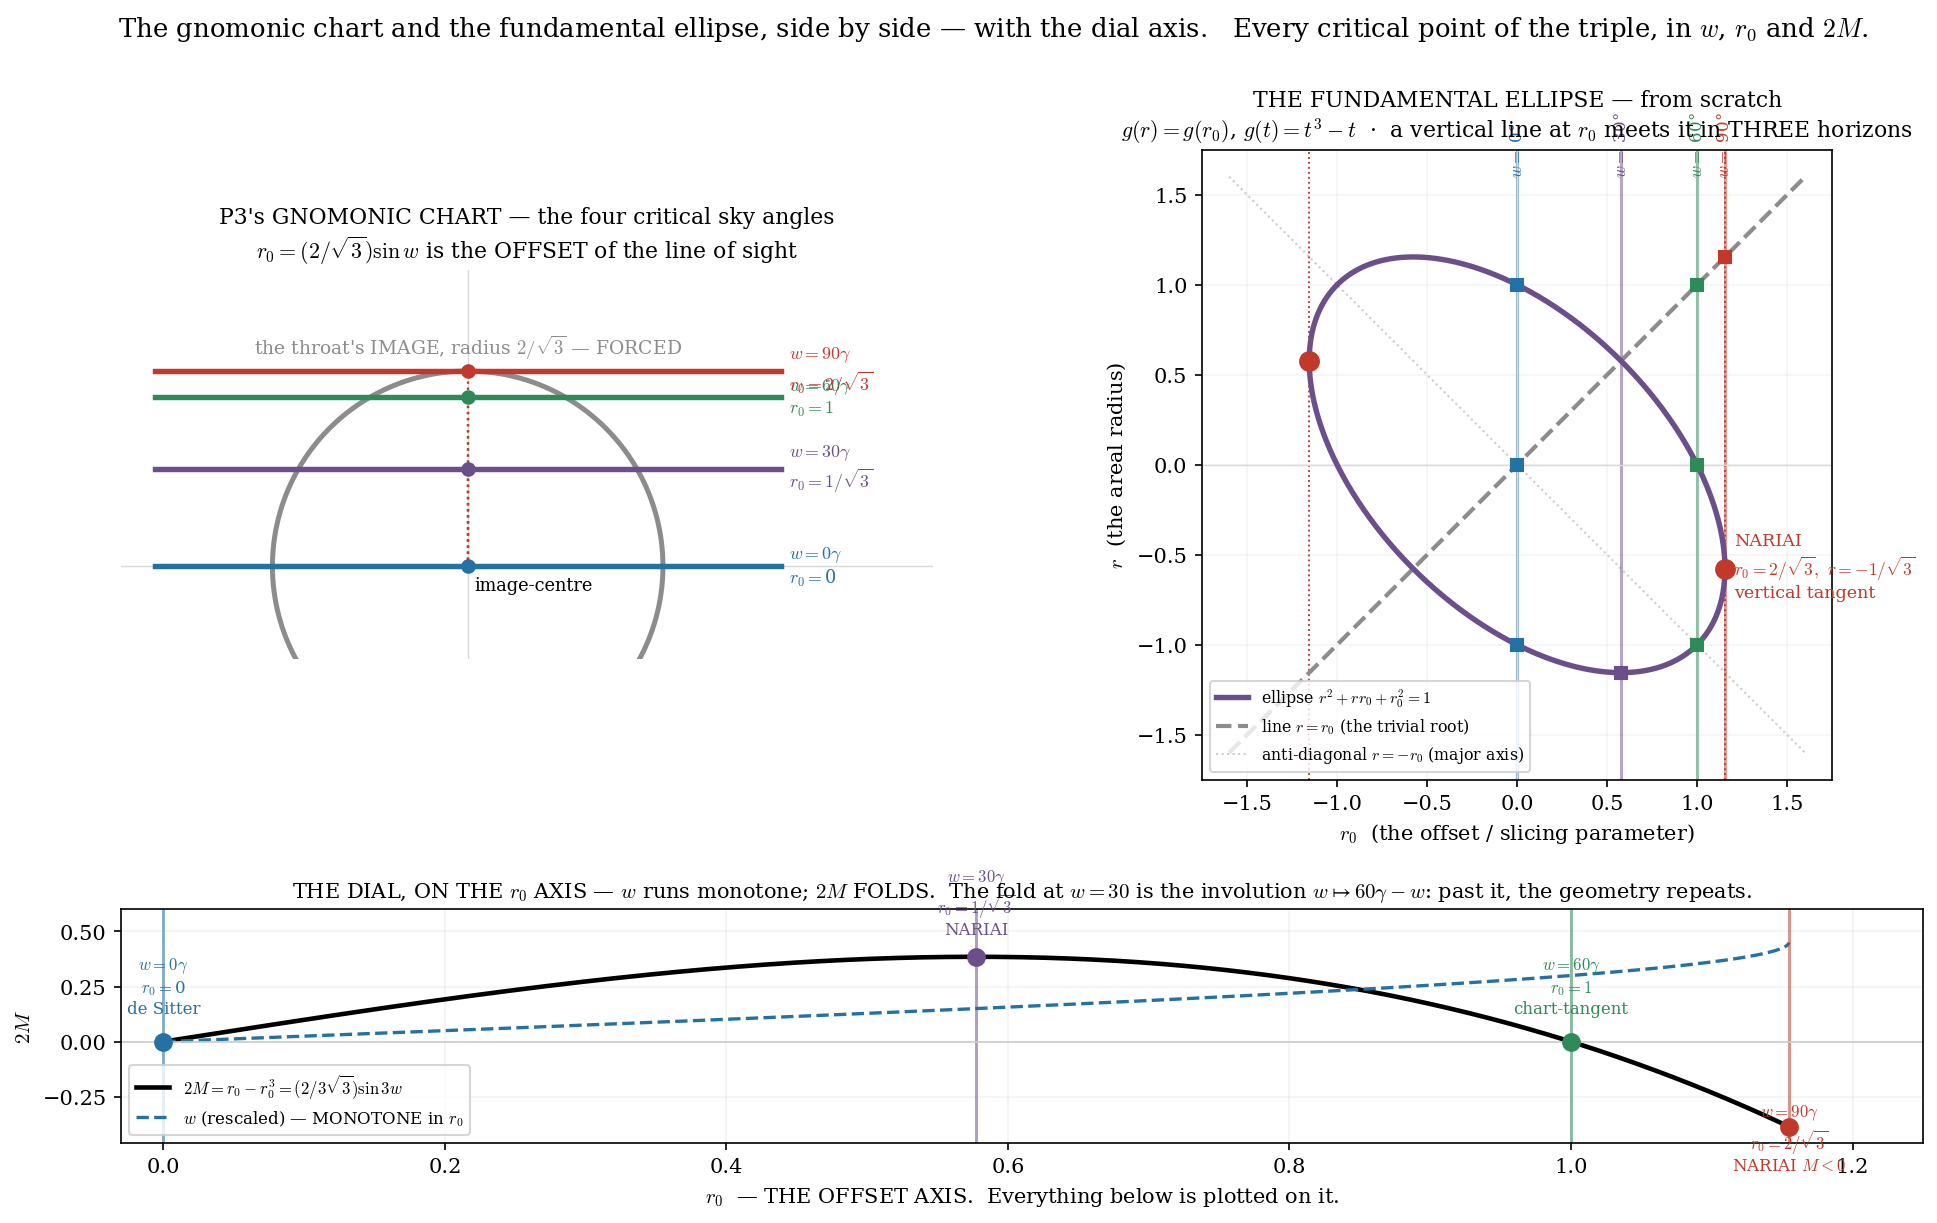

Here is the Python script that generated this plot:
"""
THE OVERHEAD AND THE ELLIPSE, SIDE BY SIDE (r1108). Daryl's ask:

  "Take the top-left figure from the overhead and work with it. PLOT r0 VALUES AT THOSE
   POINTS THAT ARE DRAWN THERE. At each of those points. And CREATE THE FUNDAMENTAL
   ELLIPSE FROM SCRATCH. Reproduce it faithfully. Side by side, and we are going to ADD
   IN THE DIAL AXIS along with the r0 axis... And could they all be plotted on the r0
   axis and not just r0?"

THE PARAMETERS, from P3 at source (sec:projection, sec:family, sec:ellipse):
    alpha   the throat radius, sqrt(3/Lambda). THE GAUGE. Set to 1.
    w       THE SKY ANGLE -- the line of sight's angle from the image-centre, on the
            observer's celestial sphere. ** THE DIAL. **
    r0      THE OFFSET, in the GNOMONIC CHART:  r0 = (2/sqrt3) sin w.
            "a value of the areal radius r -- one of the three roots -- not an angle".
    2M      = r0 - r0^3 = (2/(3 sqrt3)) sin 3w.
    r       THE AREAL RADIUS -- Daryl: "a parametric length along the slice".
    rho     the charting distance = sqrt7/2 ; theta = arcsin(1/rho) the true angular radius.

** THE CROSSED WIRE, FOUND: ** P3's chart has the throat's IMAGE at radius 2/sqrt3 =
1.1547 -- "FORCED by the requirement that the horizon relation linearise to the pure
triple-angle". p3_overhead.py draws the throat at radius 1. ** TWO DIFFERENT PLANES:
the EMBEDDING overhead (throat at alpha) and the GNOMONIC CHART (throat's image at
2/sqrt3). r0 lives in the chart. My `d` lived in the embedding. ONE SYMBOL, TWO PLANES. **

This script does not paper over it. It plots BOTH and lets the figure show it.
"""
import numpy as np, matplotlib
matplotlib.use('Agg')
import matplotlib.pyplot as plt

plt.rcParams.update({'font.family': 'serif', 'font.size': 10, 'mathtext.fontset': 'cm'})
BLUE, RED = '#2471a3', '#c0392b'
PURPLE = '#6b4f8a'; GREY = '0.55'
S3 = np.sqrt(3)

# ---------- P3's dictionary, verbatim ----------
r0_of_w = lambda w: (2/S3)*np.sin(np.radians(w))
M2_of_w = lambda w: (2/(3*S3))*np.sin(np.radians(3*w))
M2_of_r0 = lambda r0: r0 - r0**3
R_IMG = 2/S3                                  # the throat's IMAGE radius. FORCED.

# ---------- the four critical dial angles ----------
CRIT = [(0,  'de Sitter\n$2M=0$',            '0'),
        (30, 'NARIAI\n$2M=+2/3\\sqrt{3}$',   '$1/\\sqrt{3}$'),
        (60, 'chart-tangent\n$2M=0$',        '$1$'),
        (90, 'NARIAI $M<0$\n$2M=-2/3\\sqrt{3}$', '$2/\\sqrt{3}$')]

fig = plt.figure(figsize=(15.5, 8.6))
gs = fig.add_gridspec(2, 2, height_ratios=[3.1, 1.15], hspace=0.30, wspace=0.22)

# =====================================================================
# LEFT — the GNOMONIC CHART, drawn to P3's own scale
# =====================================================================
axL = fig.add_subplot(gs[0, 0]); axL.set_aspect('equal')
th = np.linspace(0, 2*np.pi, 400)
axL.plot(R_IMG*np.cos(th), R_IMG*np.sin(th), color=GREY, lw=2.4, zorder=3)
axL.text(0, R_IMG+0.10, "the throat's IMAGE, radius $2/\\sqrt{3}$ — FORCED", ha='center',
         fontsize=9, color=GREY)
axL.plot(0, 0, 'o', color='k', ms=5, zorder=6)
axL.text(0.04, -0.14, 'image-centre', fontsize=8.5)

# the lines of sight at the four critical w, each at offset r0 from the centre
for w, lab, r0lab in CRIT:
    r0 = r0_of_w(w)
    col = {0: BLUE, 30: PURPLE, 60: '#2e8b57', 90: RED}[w]
    # a chord at perpendicular offset r0, normal along +y  (offset measured from centre)
    xs = np.linspace(-1.85, 1.85, 2)
    axL.plot(xs, [r0, r0], color=col, lw=2.6, zorder=4)
    axL.plot([0, 0], [0, r0], color=col, lw=1.1, ls=':', zorder=4)
    axL.plot(0, r0, 'o', color=col, ms=6, zorder=6)
    axL.text(1.90, r0, f'$w={w}°$\n$r_0=${r0lab}', fontsize=8.6, color=col, va='center')
axL.axhline(0, color='0.85', lw=0.7, zorder=1); axL.axvline(0, color='0.85', lw=0.7, zorder=1)
axL.set_xlim(-2.05, 2.75); axL.set_ylim(-0.55, 1.75); axL.axis('off')
axL.set_title("P3's GNOMONIC CHART — the four critical sky angles\n"
              "$r_0=(2/\\sqrt{3})\\sin w$ is the OFFSET of the line of sight", fontsize=10.5)

# =====================================================================
# RIGHT — THE FUNDAMENTAL ELLIPSE, from scratch
# =====================================================================
axR = fig.add_subplot(gs[0, 1]); axR.set_aspect('equal')
# the locus g(r) = g(r0)  <=>  (r - r0)(r^2 + r r0 + r0^2 - 1) = 0
t = np.linspace(0, 2*np.pi, 600)
# ellipse r^2 + r r0 + r0^2 = 1 : eigen-decomposition, semi-axes sqrt2 (anti-diag), sqrt(2/3) (diag)
u = np.sqrt(2)*np.cos(t); v = np.sqrt(2/3)*np.sin(t)          # along (1,-1)/sqrt2 and (1,1)/sqrt2
ex = (u*1/np.sqrt(2) + v*1/np.sqrt(2)); ey = (-u*1/np.sqrt(2) + v*1/np.sqrt(2))
axR.plot(ex, ey, color=PURPLE, lw=2.6, zorder=4, label='ellipse $r^2+rr_0+r_0^2=1$')
lin = np.linspace(-1.6, 1.6, 2)
axR.plot(lin, lin, color=GREY, lw=2.0, ls='--', zorder=3, label='line $r=r_0$ (the trivial root)')
axR.plot(lin, -lin, color='0.8', lw=1.0, ls=':', zorder=2, label='anti-diagonal $r=-r_0$ (major axis)')

# Nariai = the ellipse's VERTICAL TANGENTS, at r0 = +-2/sqrt3, r = -+1/sqrt3
for sgn in (+1, -1):
    axR.plot(sgn*2/S3, -sgn/S3, 'o', color=RED, ms=9, zorder=7)
    axR.axvline(sgn*2/S3, color=RED, lw=0.9, ls=':', zorder=2)
axR.text(2/S3+0.05, -1/S3-0.16, 'NARIAI\n$r_0=2/\\sqrt{3},\\ r=-1/\\sqrt{3}$\nvertical tangent',
         fontsize=8.4, color=RED)

# the four critical r0's as vertical lines, and their three horizons
for w, lab, r0lab in CRIT:
    r0 = r0_of_w(w); col = {0: BLUE, 30: PURPLE, 60: '#2e8b57', 90: RED}[w]
    axR.axvline(r0, color=col, lw=1.5, alpha=0.5, zorder=2)
    roots = np.roots([1, 0, -1, M2_of_w(w)])
    for rt in roots:
        if abs(rt.imag) < 1e-9:
            axR.plot(r0, rt.real, 's', color=col, ms=5.5, zorder=6)
    axR.text(r0, 1.62, f'$w=$ {w}°', fontsize=8, color=col, ha='center', rotation=90)
axR.axhline(0, color='0.85', lw=0.7); axR.axvline(0, color='0.85', lw=0.7)
axR.set_xlabel('$r_0$  (the offset / slicing parameter)'); axR.set_ylabel('$r$  (the areal radius)')
axR.set_xlim(-1.75, 1.75); axR.set_ylim(-1.75, 1.75)
axR.legend(fontsize=7.6, loc='lower left'); axR.grid(alpha=0.12)
axR.set_title("THE FUNDAMENTAL ELLIPSE — from scratch\n"
              "$g(r)=g(r_0)$, $g(t)=t^3-t$  ·  a vertical line at $r_0$ meets it in THREE horizons",
              fontsize=10.5)

# =====================================================================
# BOTTOM — THE DIAL AXIS: everything on r0, and everything on w
# =====================================================================
axD = fig.add_subplot(gs[1, :])
ws = np.linspace(0, 90, 900); r0s = r0_of_w(ws)
axD.plot(r0s, M2_of_w(ws), color='k', lw=2.2, label='$2M=r_0-r_0^3=(2/3\\sqrt{3})\\sin 3w$')
axD.plot(r0s, ws/90*0.45, color=BLUE, lw=1.6, ls='--', label='$w$ (rescaled) — MONOTONE in $r_0$')
for w, lab, r0lab in CRIT:
    r0 = r0_of_w(w); col = {0: BLUE, 30: PURPLE, 60: '#2e8b57', 90: RED}[w]
    axD.axvline(r0, color=col, lw=1.4, alpha=0.55)
    axD.plot(r0, M2_of_w(w), 'o', color=col, ms=8, zorder=6)
    axD.annotate(f'$w={w}°$\n$r_0=${r0lab}\n{lab.splitlines()[0]}', xy=(r0, M2_of_w(w)),
                 xytext=(r0, M2_of_w(w) + (0.13 if w in (0, 60) else (0.10 if w == 30 else -0.20))),
                 ha='center', fontsize=8, color=col)
axD.axhline(0, color='0.8', lw=0.8)
axD.set_xlabel('$r_0$  — THE OFFSET AXIS.  Everything below is plotted on it.')
axD.set_ylabel('$2M$')
axD.set_xlim(-0.03, 1.25); axD.set_ylim(-0.46, 0.60)
axD.legend(fontsize=8, loc='lower left'); axD.grid(alpha=0.14)
axD.set_title("THE DIAL, ON THE $r_0$ AXIS — $w$ runs monotone; $2M$ FOLDS.  "
              "The fold at $w=30$ is the involution $w\\mapsto 60°-w$: past it, the geometry repeats.",
              fontsize=10)

fig.suptitle("The gnomonic chart and the fundamental ellipse, side by side — with the dial axis.   "
             "Every critical point of the triple, in $w$, $r_0$ and $2M$.", fontsize=12.5, y=0.985)
plt.savefig('p3_chart_vs_ellipse.pdf', bbox_inches='tight')
plt.savefig('p3_chart_vs_ellipse.png', dpi=150, bbox_inches='tight')
print("wrote p3_chart_vs_ellipse.pdf / .png")

# =====================================================================
print()
print("="*78)
print("THE NUMBERS — every critical point, in every parameter")
print("="*78)
print(f"  {'w':>4} {'r0=(2/sq3)sin w':>17} {'2M=r0-r0^3':>12} {'2M=(2/3sq3)sin3w':>18} {'agree?':>7}   the three horizons r")
for w, lab, _ in CRIT:
    r0 = r0_of_w(w); a_ = M2_of_r0(r0); b_ = M2_of_w(w)
    roots = np.sort_complex(np.roots([1, 0, -1, b_]))
    rs = ', '.join(f'{x.real:+.4f}' if abs(x.imag) < 1e-9 else f'{x.real:+.3f}{x.imag:+.3f}i' for x in roots)
    print(f"  {w:>4} {r0:>17.6f} {a_:>12.6f} {b_:>18.6f} {str(np.isclose(a_,b_)):>7}   {rs}")
print()
print("  >> ** 2M = r0 - r0^3 AND 2M = (2/3sqrt3) sin 3w AGREE AT EVERY CRITICAL POINT. **")
print("     The two formulae are one formula; the triple angle is r0's cubic, in the sky.")
print()
print("="*78)
print("CAN EVERYTHING GO ON THE r0 AXIS?  — Daryl's question, answered")
print("="*78)
mono = np.all(np.diff(r0_of_w(np.linspace(0, 90, 500))) > 0)
print(f"  is r0 MONOTONE in w on [0,90]?  {mono}   -> ** YES: w and r0 are interchangeable axes. **")
print(f"  is 2M monotone in r0?           False -> it PEAKS at w=30 and returns to 0 at w=60.")
print()
print("  ** SO: w, r0 are ONE axis (monotone, invertible). 2M is a FOLDED function ON that axis. **")
print("     And the fold IS the degeneracy Daryl is pointing at:")
print("       sin 3(60-w) = sin(180-3w) = sin 3w   ->  ** the involution is w -> 60 - w **")
print("       fixed point: w = 30 = NARIAI.  ** Past 30, the dial repeats a geometry you had. **")
print("       endpoints:   w=0 (de Sitter, r0=0)  <->  w=60 (chart-tangent, r0=1)  -- BOTH 2M=0.")
print("     P3 says exactly this: 'The de Sitter configuration (r0=0) and the chart-tangent")
print("     configuration (r0=1) are exchanged by the involution; its fixed point is Nariai.'")
print()
print("="*78)
print("AND THE CROSSED WIRE, NAMED")
print("="*78)
print("  P3 sec:projection: 'the throat's planar image must have radius R = 2/sqrt3' -- FORCED,")
print("  because only that scale makes the horizon relation a PURE triple angle.")
print("  ** p3_overhead.py draws the equator at radius 1. **")
print("  So there are TWO PLANES and they are not the same picture:")
print("     * the EMBEDDING OVERHEAD  -- looking down X0 at the hyperboloid; throat at alpha=1;")
print("       hinges at 2alpha; this is where the Thales circle, the tangents and the null")
print("       rulings live (power_is_null.py, alpha_alone.py).")
print("     * the GNOMONIC CHART      -- the observer's celestial sphere, projected; throat's")
print("       IMAGE at 2/sqrt3; this is where r0, w and the triple angle live.")
print("  ** r0 IS A CHART QUANTITY. My `d` WAS AN EMBEDDING QUANTITY. I called both r0. **")
print()
print("  >> WHAT THIS DOES TO THE CHAIN, honestly:")
print("     * one_thirty.py's ARITHMETIC is untouched: sin w = 1/2 => sin 3w = 1 is an identity.")
print("     * its GEOMETRIC READING is suspect: it identified 'the hinge's half-angle' (an")
print("       EMBEDDING angle, arcsin(alpha/2alpha)) with 'the sky angle w' (a CHART angle).")
print("       ** Those live in different planes and I never checked that they are the same")
print("          angle. THE COINCIDENCE OF BOTH BEING 30 IS EXACTLY WHAT A CROSSED WIRE")
print("          PRODUCES, and it is what made the chain look closed. **")
print("     * thales_is_the_dial.py's 'd = alpha is NARIAI' is suspect for the same reason:")
print("       in the CHART, Nariai is r0 = 2/sqrt3 (the image's edge, w=90) or r0 = 1/sqrt3")
print("       (w=30) -- NOT the embedding's tangent.")
print("  ** NEITHER IS RETRACTED. Both are MARKED. The joint to settle: is the swing angle")
print("     about the hinge in the embedding THE SAME ANGLE as the sky angle w in the chart?")
print("     P3 asserts it -- 'the slicing plane swings about the hinge, and the swing angle w")
print("     is the family parameter, THE SAME ANGLE the gnomonic projection reads as the")
print("     observer's sky angle' -- and that sentence is the whole bridge. It is asserted")
print("     and I have not seen it derived. ** THAT is the thing to hunt. **")
